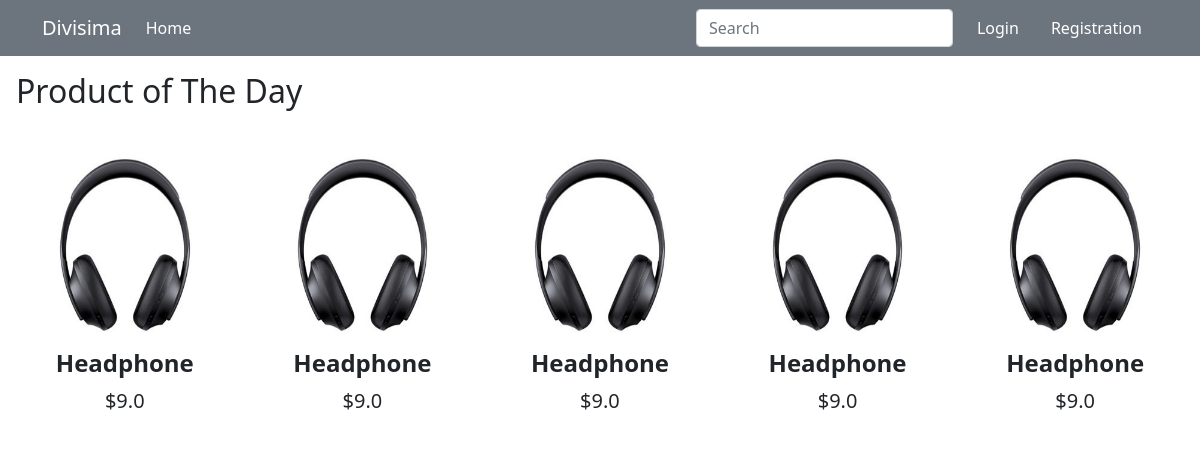
The page / on the database its author committed.
### ecom/models.py (models this page shows, shortened)
class Product(models.Model):
    title=models.CharField(max_length=100)
    selling_price=models.FloatField()
    discounted_price=models.FloatField()
    brand=models.CharField(max_length=100)
    product_image=models.ImageField(upload_to='productimg')  #this productsimg folder is saved in media\productimg

### ecom/views.py (the view)
# urls.py: path('', views.HomeView.as_view(), name='home'),
class HomeView(ListView):
    model = Product
    template_name = "ecom/home.html"

### ecom/templates/ecom/home.html (shortened to what this page needs)
{% extends 'ecom/base.html' %}
{% load static %}
{% block main-content %}
<div class="m-3">
 <h2>Product of The Day</h2>
 <div class="owl-carousel" id="slider1">
    {% for item in product_list%}
  <a href="{% url 'product-detail' item.id %}" class="btn"><div class="item"><img src="{{item.product_image.url}}" alt="" height="200px"><span class="fw-bold">{{item.title}}</span><br><span class="fs-5">${{item.discounted_price}}</span></div></a>
    {%endfor%}
 </div>
</div>
{% endblock main-content %}

### ecom/static/ecom/css/style.css (style rules this page uses)
.owl-carousel .item { font-size: 24px; text-align: center; margin-top: 20px;; }

### rows shown on the page
Product: product_image (picture), title "Headphone", discounted_price "9.0"
